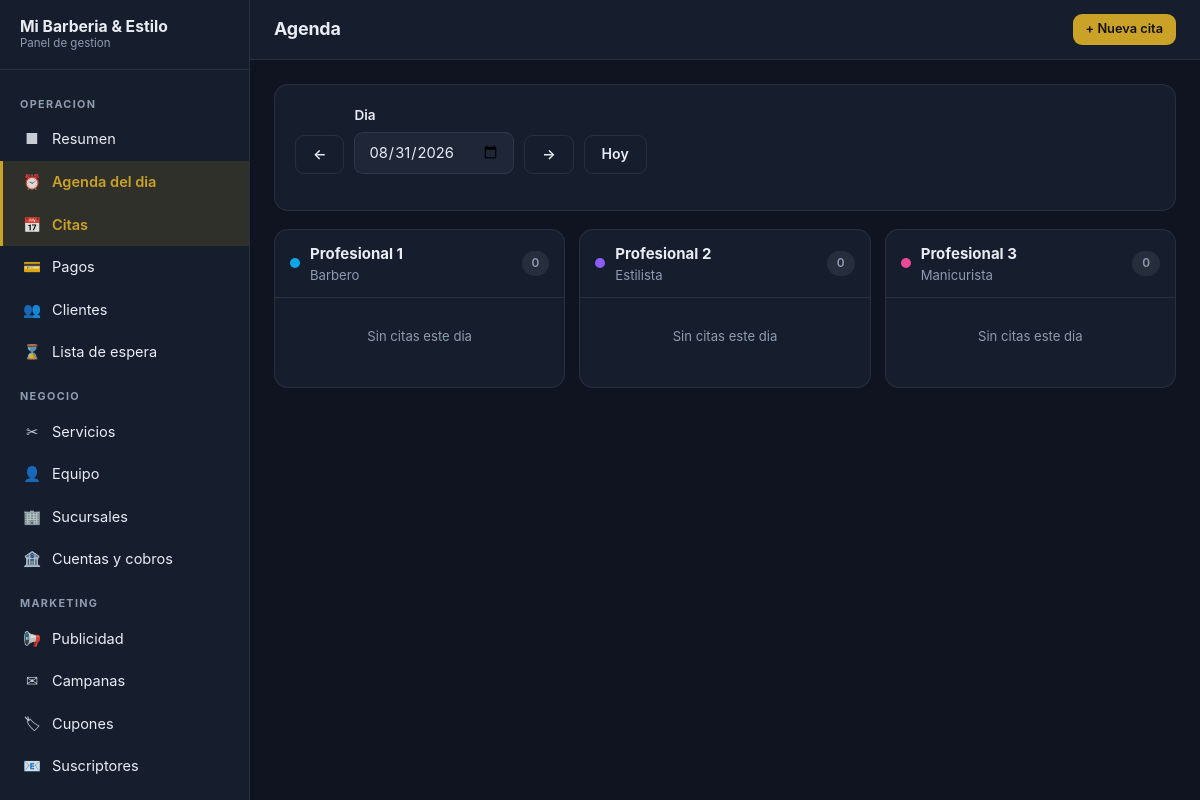
/panel/citas/agenda (signed in), run on the app's committed database.
### tables this page shows
CREATE TABLE `staff` (
  `id` int(10) unsigned NOT NULL AUTO_INCREMENT,
  `user_id` bigint(20) unsigned DEFAULT NULL COMMENT 'Cuenta de acceso, si la tiene',
  `branch_id` int(10) unsigned NOT NULL,
  `display_name` varchar(120) NOT NULL,
  `slug` varchar(140) NOT NULL,
  `title` varchar(100) NOT NULL DEFAULT '' COMMENT 'Barbero, Estilista, Manicurista...',
  `bio` text DEFAULT NULL,
  `photo_path` varchar(255) NOT NULL DEFAULT '',
  `phone` varchar(20) NOT NULL DEFAULT '',
  `email` varchar(190) NOT NULL DEFAULT '',
  `instagram` varchar(120) NOT NULL DEFAULT '',
  `color` varchar(7) NOT NULL DEFAULT '#0ea5e9' COMMENT 'Color en la agenda',
  `commission_percent` decimal(5,2) NOT NULL DEFAULT 0.00,
  `accepts_online` tinyint(1) NOT NULL DEFAULT 1,
  `is_active` tinyint(1) NOT NULL DEFAULT 1,
  `show_on_web` tinyint(1) NOT NULL DEFAULT 1,
  `rating_average` decimal(3,2) NOT NULL DEFAULT 0.00,
  `rating_count` int(10) unsigned NOT NULL DEFAULT 0,
  `sort_order` smallint(6) NOT NULL DEFAULT 0,
  `created_at` datetime NOT NULL,
  `updated_at` datetime NOT NULL,
  `deleted_at` datetime DEFAULT NULL,
  PRIMARY KEY (`id`),
  UNIQUE KEY `uq_staff_slug` (`slug`),
  KEY `idx_staff_branch` (`branch_id`,`is_active`),
  KEY `idx_staff_user` (`user_id`),
  CONSTRAINT `fk_staff_branch` FOREIGN KEY (`branch_id`) REFERENCES `branches` (`id`),
  CONSTRAINT `fk_staff_user` FOREIGN KEY (`user_id`) REFERENCES `users` (`id`) ON DELETE SET NULL
);

### app/Views/admin/appointments/agenda.php (the view, shortened to what the rows shown need)
<?php if ($staff === []): ?>
    <div class="card">
        <div class="empty-state">
            <div class="empty-state__icon">&#128100;</div>
            <p>No hay profesionales activos en esta sucursal.</p>
            <a class="btn btn--primary" href="<?= e(url('/panel/personal/nuevo')) ?>">Registrar profesional</a>
        </div>
    </div>
<?php else: ?>
    <div class="agenda">
        <?php foreach ($staff as $member): ?>
            <?php $slots = $byStaff[(int) $member['id']] ?? []; ?>
            <section class="agenda__col">
                <header class="agenda__head">
                    <span class="agenda__dot" style="background: <?= e($member['color']) ?>"></span>
                    <div style="flex:1;min-width:0">
                        <strong><?= e($member['display_name']) ?></strong>
                        <div class="text-small text-muted"><?= e($member['title']) ?></div>
                    </div>
                    <span class="pill"><?= (int) count($slots) ?></span>
                </header>
                <div class="agenda__body">
                    <?php if ($slots === []): ?>
                        <p class="agenda__empty">Sin citas este dia</p>
                    <?php endif; ?>
                </div>
            </section>
        <?php endforeach; ?>
    </div>
<?php endif; ?>

### data on the page
staff: display_name "Profesional 1", title "Barbero", id "0", shows "Sin citas este dia"
staff: display_name "Profesional 2", title "Estilista", id "0", shows "Sin citas este dia"
staff: display_name "Profesional 3", title "Manicurista", id "0", shows "Sin citas este dia"

### other printed values
str_limit($businessName, 22) "Mi Barberia & Estilo"
$groupLabel "OPERACION"
$item['icon'] "■"
$item['label'] "Resumen"
$item['icon'] "⏰"
$item['label'] "Agenda del dia"
$item['icon'] "📅"
$item['label'] "Citas"
$item['icon'] "💳"
$item['label'] "Pagos"
$item['icon'] "👥"
$item['label'] "Clientes"
$item['icon'] "⌛"
$item['label'] "Lista de espera"
$groupLabel "NEGOCIO"
